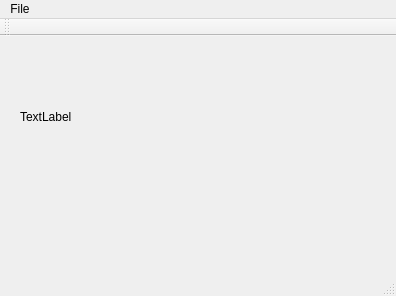
<?xml version="1.0" encoding="UTF-8"?>
<ui version="4.0">
 <class>MainWindow</class>
 <widget class="QMainWindow" name="MainWindow">
  <property name="geometry">
   <rect>
    <x>0</x>
    <y>0</y>
    <width>396</width>
    <height>296</height>
   </rect>
  </property>
  <property name="windowTitle">
   <string>MainWindow</string>
  </property>
  <widget class="QWidget" name="centralWidget">
   <widget class="QLabel" name="gImage">
    <property name="geometry">
     <rect>
      <x>20</x>
      <y>10</y>
      <width>221</width>
      <height>141</height>
     </rect>
    </property>
    <property name="text">
     <string>TextLabel</string>
    </property>
   </widget>
  </widget>
  <widget class="QMenuBar" name="menuBar">
   <property name="geometry">
    <rect>
     <x>0</x>
     <y>0</y>
     <width>396</width>
     <height>20</height>
    </rect>
   </property>
   <widget class="QMenu" name="menuFile">
    <property name="title">
     <string>File</string>
    </property>
    <addaction name="actionLoadDicom"/>
   </widget>
   <addaction name="menuFile"/>
  </widget>
  <widget class="QToolBar" name="mainToolBar">
   <attribute name="toolBarArea">
    <enum>TopToolBarArea</enum>
   </attribute>
   <attribute name="toolBarBreak">
    <bool>false</bool>
   </attribute>
  </widget>
  <widget class="QStatusBar" name="statusBar"/>
  <action name="actionLoadDicom">
   <property name="text">
    <string>Load Dicom</string>
   </property>
  </action>
 </widget>
 <layoutdefault spacing="6" margin="11"/>
 <resources/>
 <connections/>
</ui>
